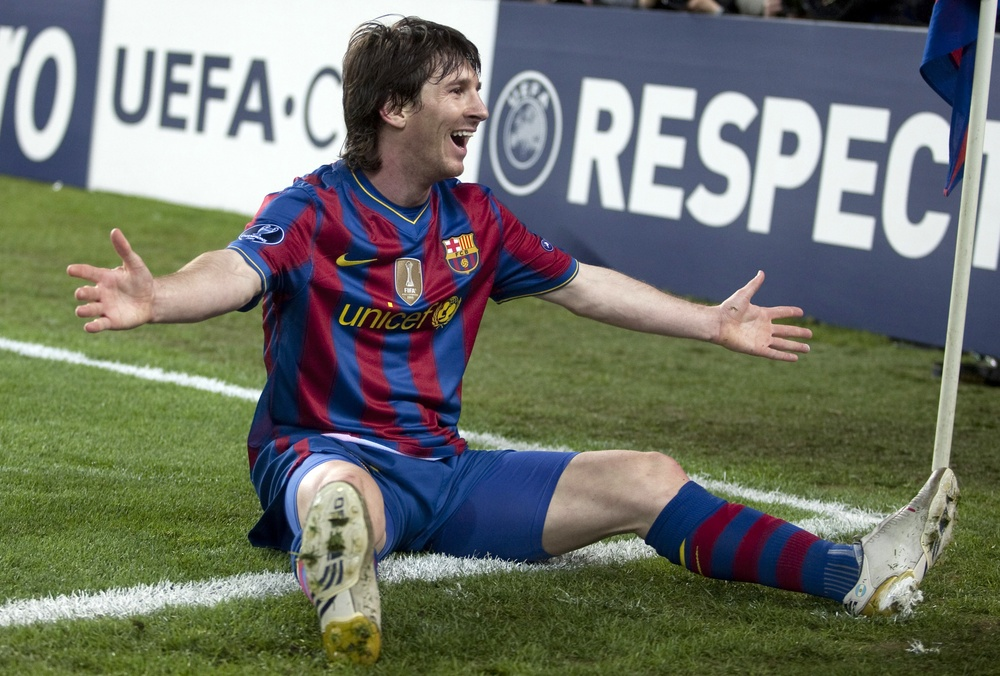
#> input picture imgs/messi.jpg, 1000 x 676 px, shrunk from 3106 x 2100 before the run, found by its file name
$ python rgb_to_hsv.py
#> lines starting #> are read from the running program, lines starting #| are printed output that depends on the picture
import matplotlib.pyplot as plt
from skimage import io
from skimage.color import rgb2hsv

img = io.imread(r"C:\Users\rozas\Documents\Projects\ScikitImageAlgorithmsTesting\imgs\messi.jpg")
#> img is the input picture: shape (676, 1000, 3); mean R, G, B 111.4, 115.7, 105.8

hsv_img = rgb2hsv(img)
#> hsv_img: shape (676, 1000, 3) float64; mean of channels 0, 1, 2 0.391, 0.39, 0.511
hue_img = hsv_img[:, :, 0]
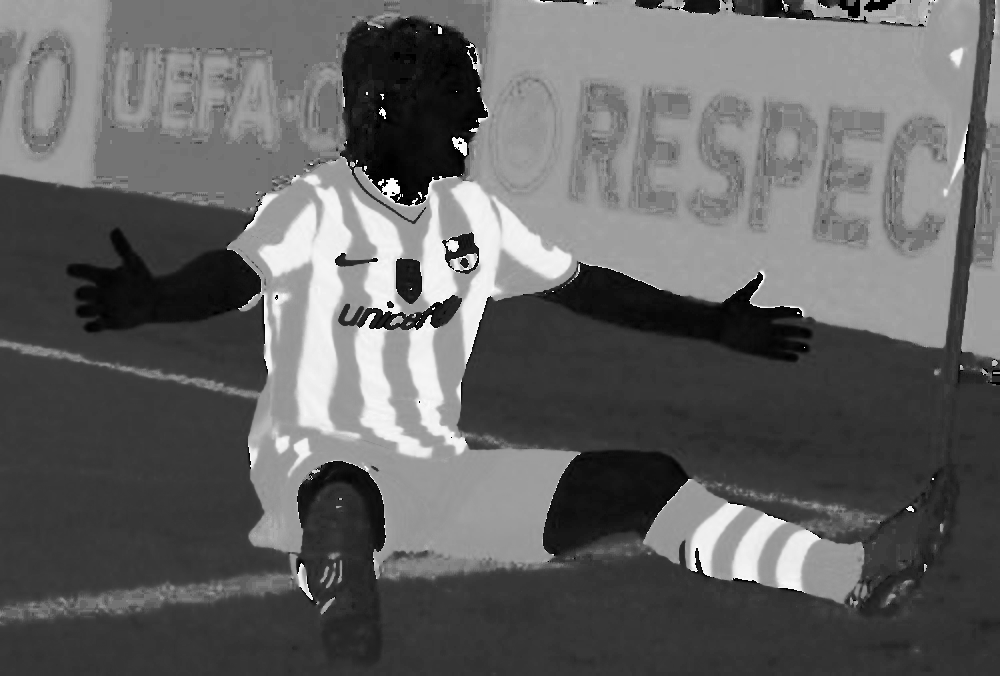
#> hue_img: shape (676, 1000) float64; min 0, max 0.998, mean 0.391
value_img = hsv_img[:, :, 2]
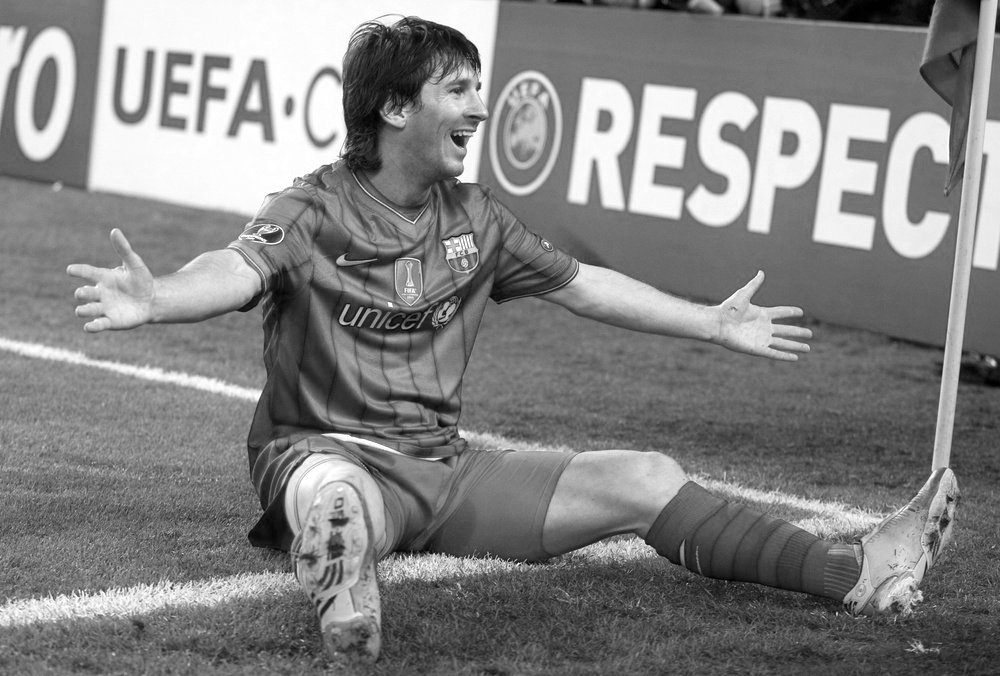
#> value_img: shape (676, 1000) float64; min 0, max 1, mean 0.511

fig, (ax0, ax1, ax2) = plt.subplots(ncols=3, figsize=(8, 2))

ax0.imshow(img)
ax0.set_title("RGB image")
ax0.axis('off')
ax1.imshow(hue_img, cmap='hsv')
ax1.set_title("Hue channel")
ax1.axis('off')
ax2.imshow(value_img)
ax2.set_title("Value channel")
ax2.axis('off')

fig.tight_layout()
plt.show()
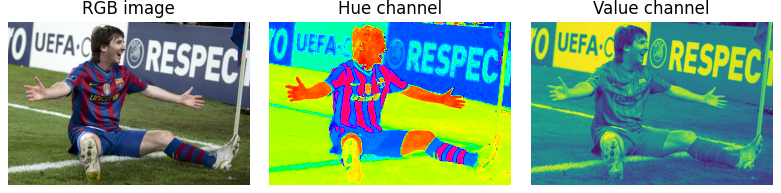
#> figure drawn by matplotlib, 3 panels
